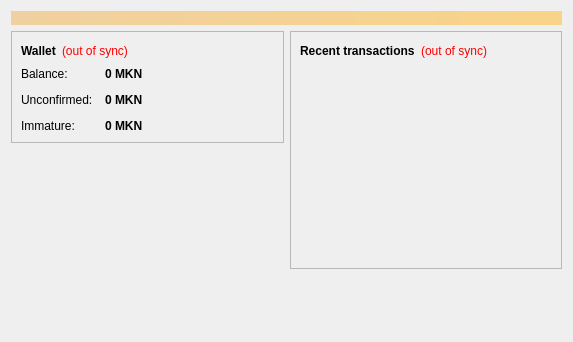
<?xml version="1.0" encoding="UTF-8"?>
<ui version="4.0">
 <class>OverviewPage</class>
 <widget class="QWidget" name="OverviewPage">
  <property name="geometry">
   <rect>
    <x>0</x>
    <y>0</y>
    <width>573</width>
    <height>342</height>
   </rect>
  </property>
  <property name="windowTitle">
   <string>Form</string>
  </property>
  <layout class="QVBoxLayout" name="topLayout">
   <item>
    <widget class="QLabel" name="labelAlerts">
     <property name="visible">
      <bool>false</bool>
     </property>
     <property name="styleSheet">
      <string notr="true">background-color: qlineargradient(x1: 0, y1: 0, x2: 1, y2: 0, stop:0 #F0D0A0, stop:1 #F8D488); color:#000000;</string>
     </property>
     <property name="wordWrap">
      <bool>true</bool>
     </property>
     <property name="margin">
      <number>3</number>
     </property>
    </widget>
   </item>
   <item>
    <layout class="QHBoxLayout" name="horizontalLayout" stretch="1,1">
     <item>
      <layout class="QVBoxLayout" name="verticalLayout_2">
       <item>
        <widget class="QFrame" name="frame">
         <property name="frameShape">
          <enum>QFrame::StyledPanel</enum>
         </property>
         <property name="frameShadow">
          <enum>QFrame::Raised</enum>
         </property>
         <layout class="QVBoxLayout" name="verticalLayout_4">
          <item>
           <layout class="QHBoxLayout" name="horizontalLayout_4">
            <item>
             <widget class="QLabel" name="label_5">
              <property name="font">
               <font>
                <weight>75</weight>
                <bold>true</bold>
               </font>
              </property>
              <property name="text">
               <string>Wallet</string>
              </property>
             </widget>
            </item>
            <item>
             <widget class="QLabel" name="labelWalletStatus">
              <property name="toolTip">
               <string>The displayed information may be out of date. Your wallet automatically synchronizes with the Mikron network after a connection is established, but this process has not completed yet.</string>
              </property>
              <property name="styleSheet">
               <string notr="true">QLabel { color: red; }</string>
              </property>
              <property name="text">
               <string notr="true">(out of sync)</string>
              </property>
              <property name="alignment">
               <set>Qt::AlignLeading|Qt::AlignLeft|Qt::AlignVCenter</set>
              </property>
             </widget>
            </item>
            <item>
             <spacer name="horizontalSpacer_2">
              <property name="orientation">
               <enum>Qt::Horizontal</enum>
              </property>
              <property name="sizeHint" stdset="0">
               <size>
                <width>40</width>
                <height>20</height>
               </size>
              </property>
             </spacer>
            </item>
           </layout>
          </item>
          <item>
           <layout class="QFormLayout" name="formLayout_2">
            <property name="fieldGrowthPolicy">
             <enum>QFormLayout::AllNonFixedFieldsGrow</enum>
            </property>
            <property name="horizontalSpacing">
             <number>12</number>
            </property>
            <property name="verticalSpacing">
             <number>12</number>
            </property>
            <item row="0" column="0">
             <widget class="QLabel" name="label">
              <property name="text">
               <string>Balance:</string>
              </property>
             </widget>
            </item>
            <item row="0" column="1">
             <widget class="QLabel" name="labelBalance">
              <property name="font">
               <font>
                <weight>75</weight>
                <bold>true</bold>
               </font>
              </property>
              <property name="cursor">
               <cursorShape>IBeamCursor</cursorShape>
              </property>
              <property name="toolTip">
               <string>Your current balance</string>
              </property>
              <property name="text">
               <string notr="true">0 MKN</string>
              </property>
              <property name="textInteractionFlags">
               <set>Qt::LinksAccessibleByMouse|Qt::TextSelectableByKeyboard|Qt::TextSelectableByMouse</set>
              </property>
             </widget>
            </item>
            <item row="1" column="0">
             <widget class="QLabel" name="label_3">
              <property name="text">
               <string>Unconfirmed:</string>
              </property>
             </widget>
            </item>
            <item row="1" column="1">
             <widget class="QLabel" name="labelUnconfirmed">
              <property name="font">
               <font>
                <weight>75</weight>
                <bold>true</bold>
               </font>
              </property>
              <property name="cursor">
               <cursorShape>IBeamCursor</cursorShape>
              </property>
              <property name="toolTip">
               <string>Total of transactions that have yet to be confirmed, and do not yet count toward the current balance</string>
              </property>
              <property name="text">
               <string notr="true">0 MKN</string>
              </property>
              <property name="textInteractionFlags">
               <set>Qt::LinksAccessibleByMouse|Qt::TextSelectableByKeyboard|Qt::TextSelectableByMouse</set>
              </property>
             </widget>
            </item>
            <item row="2" column="0">
             <widget class="QLabel" name="labelImmatureText">
              <property name="text">
               <string>Immature:</string>
              </property>
             </widget>
            </item>
            <item row="2" column="1">
             <widget class="QLabel" name="labelImmature">
              <property name="font">
               <font>
                <weight>75</weight>
                <bold>true</bold>
               </font>
              </property>
              <property name="toolTip">
               <string>Mined balance that has not yet matured</string>
              </property>
              <property name="text">
               <string notr="true">0 MKN</string>
              </property>
              <property name="textInteractionFlags">
               <set>Qt::LinksAccessibleByMouse|Qt::TextSelectableByKeyboard|Qt::TextSelectableByMouse</set>
              </property>
             </widget>
            </item>
           </layout>
          </item>
         </layout>
        </widget>
       </item>
       <item>
        <spacer name="verticalSpacer">
         <property name="orientation">
          <enum>Qt::Vertical</enum>
         </property>
         <property name="sizeHint" stdset="0">
          <size>
           <width>20</width>
           <height>40</height>
          </size>
         </property>
        </spacer>
       </item>
      </layout>
     </item>
     <item>
      <layout class="QVBoxLayout" name="verticalLayout_3">
       <item>
        <widget class="QFrame" name="frame_2">
         <property name="frameShape">
          <enum>QFrame::StyledPanel</enum>
         </property>
         <property name="frameShadow">
          <enum>QFrame::Raised</enum>
         </property>
         <layout class="QVBoxLayout" name="verticalLayout">
          <item>
           <layout class="QHBoxLayout" name="horizontalLayout_2">
            <item>
             <widget class="QLabel" name="label_4">
              <property name="text">
               <string>&lt;b&gt;Recent transactions&lt;/b&gt;</string>
              </property>
             </widget>
            </item>
            <item>
             <widget class="QLabel" name="labelTransactionsStatus">
              <property name="toolTip">
               <string>The displayed information may be out of date. Your wallet automatically synchronizes with the Mikron network after a connection is established, but this process has not completed yet.</string>
              </property>
              <property name="styleSheet">
               <string notr="true">QLabel { color: red; }</string>
              </property>
              <property name="text">
               <string notr="true">(out of sync)</string>
              </property>
              <property name="alignment">
               <set>Qt::AlignRight|Qt::AlignTrailing|Qt::AlignVCenter</set>
              </property>
             </widget>
            </item>
            <item>
             <spacer name="horizontalSpacer">
              <property name="orientation">
               <enum>Qt::Horizontal</enum>
              </property>
              <property name="sizeHint" stdset="0">
               <size>
                <width>40</width>
                <height>20</height>
               </size>
              </property>
             </spacer>
            </item>
           </layout>
          </item>
          <item>
           <widget class="QListView" name="listTransactions">
            <property name="styleSheet">
             <string notr="true">QListView { background: transparent; }</string>
            </property>
            <property name="frameShape">
             <enum>QFrame::NoFrame</enum>
            </property>
            <property name="verticalScrollBarPolicy">
             <enum>Qt::ScrollBarAlwaysOff</enum>
            </property>
            <property name="horizontalScrollBarPolicy">
             <enum>Qt::ScrollBarAlwaysOff</enum>
            </property>
            <property name="selectionMode">
             <enum>QAbstractItemView::NoSelection</enum>
            </property>
           </widget>
          </item>
         </layout>
        </widget>
       </item>
       <item>
        <spacer name="verticalSpacer_2">
         <property name="orientation">
          <enum>Qt::Vertical</enum>
         </property>
         <property name="sizeHint" stdset="0">
          <size>
           <width>20</width>
           <height>40</height>
          </size>
         </property>
        </spacer>
       </item>
      </layout>
     </item>
    </layout>
   </item>
  </layout>
 </widget>
 <resources/>
 <connections/>
</ui>
